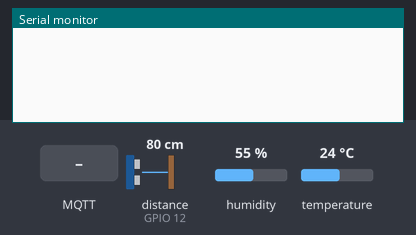
The sketch below on a simulated ESP32. Shown: the last lines printed to the serial monitor. The test bench sets the inputs (shaded band); at power-on: distance to the obstacle (sensor on GPIO 12) 80 cm, humidity 55 %, temperature 24 °C. The echo pulse lasts 58.3 µs per cm; WiFi joins after 1.5 s; servers stay silent unless stated; random numbers use the default seed unless the sketch sets one; no MQTT or app messages arrive unless stated.

Above: at 2.7 s.
2.8 s: MQTT message "L" arrives on the first subscribed topic
At 3.9 s:
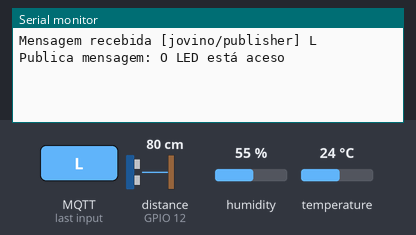
4.4 s: MQTT message "l" arrives on the first subscribed topic
At 5.7 s:
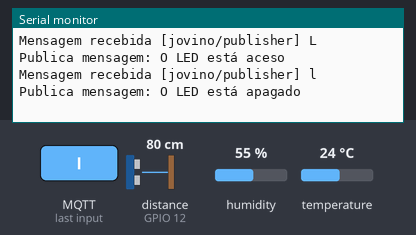
6.2 s: MQTT message "1" arrives on the first subscribed topic
At 7.6 s:
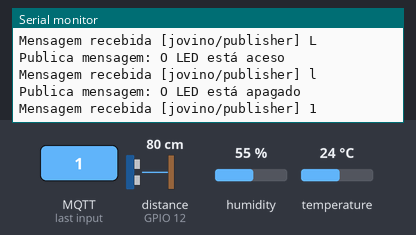
8.0 s: MQTT message "on" arrives on the first subscribed topic
At 9.6 s:
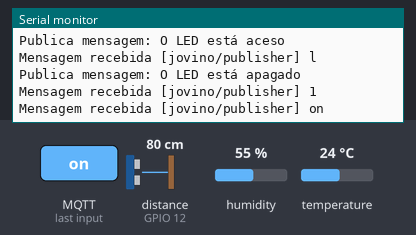
9.9 s: MQTT message "off" arrives on the first subscribed topic
At 11.5 s:
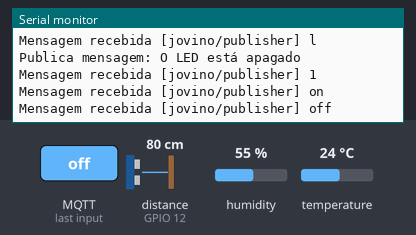

Measured:
- after the input at 2.8 s, the serial monitor: prints a new line after 0.11 s (image 1)
- after the input at 4.4 s, the serial monitor: prints a new line after 0.35 s (image 2)
- after the input at 6.2 s, the serial monitor: prints a new line after 0.40 s (image 3)
- after the input at 8.0 s, the serial monitor: prints a new line after 0.42 s (image 4)
- after the input at 9.9 s, the serial monitor: prints a new line after 0.36 s (image 5)

The sketch:

MQTT.ino
```cpp
#include <WiFi.h>
#include <PubSubClient.h>
#include <Ultrasonic.h>
#include <DHT.h>

// Credenciais da rede Wi-Fi
const char* ssid = "Jovino";
const char* password = "benicio123";
// Endereço do servidor MQTT
const char* mqtt_server = "broker.hivemq.com";

// Objetos para gerenciar a conexão Wi-Fi e MQTT
WiFiClient espClient;
PubSubClient client(espClient);
// Variável para controle do tempo da última mensagem
unsigned long lastMsg = 0;
// Buffer para armazenar as mensagens MQTT
#define MSG_BUFFER_SIZE (50)
char msg[MSG_BUFFER_SIZE];

// Pinos para o sensor ultrassônico
int echo = 12;
int trig = 14;
// Objeto do sensor ultrassônico
Ultrasonic ultrassom(trig, echo);

// Pino para o LED
int pin_led = 2;

// Variáveis para medição e controle do sensor ultrassônico
unsigned long tempo;
float distancia;
float Tmax = 50;

// Configuração do sensor DHT
#define DHTPIN 4
#define DHTTYPE DHT11
DHT dht(DHTPIN, DHTTYPE);

// Função para configurar a conexão Wi-Fi
void setup_wifi() {
  delay(10);

  // Configuração do modo Wi-Fi e início da conexão
  WiFi.mode(WIFI_STA);
  WiFi.begin(ssid, password);

  // Aguarda até a conexão ser estabelecida
  while (WiFi.status() != WL_CONNECTED) {
    delay(500);
  }

  // Inicialização da semente para geração de números aleatórios
  randomSeed(micros());
}

// Função para reconectar ao servidor MQTT em caso de desconexão
void reconnect() {
  while (!client.connected()) {
    // Geração de um ID de cliente único
    String clientId = "JOVINO_MQTT";
    clientId += String(random(0xffff), HEX);

    // Tenta reconectar ao servidor MQTT
    if (client.connect(clientId.c_str())) {
      // Subscreve ao tópico para receber mensagens
      client.subscribe("jovino/publisher");
    } else {
      // Aguarda antes de tentar novamente
      delay(5000);
    }
  }
}

// Função para realizar a leitura do sensor ultrassônico e publicar a distância no tópico MQTT
void ultrassonico() {
  distancia = ultrassom.Ranging(CM);

  // Cálculo da percentagem em relação à distância máxima
  float percentMax = (distancia / Tmax) * 100;

  // Formatação da mensagem e publicação no tópico MQTT
  sprintf(msg, "%f", percentMax);
  client.publish("jovino/sommm", msg);
  delay(100);
}

// Callback chamada quando uma mensagem MQTT é recebida
void callback(char* topic, byte* payload, unsigned int length) {
  Serial.print("Mensagem recebida [");
  Serial.print(topic);
  Serial.print("] ");

  // Impressão do conteúdo da mensagem recebida
  for (int i = 0; i < length; i++) {
    Serial.print((char)payload[i]);
  }

  Serial.println();

  // Controle do LED com base na mensagem recebida
  if ((char)payload[0] == 'L') {
    digitalWrite(pin_led, HIGH);
    snprintf (msg, MSG_BUFFER_SIZE, "O LED está aceso");
    Serial.print("Publica mensagem: ");
    Serial.println(msg);
    client.publish("jovino/led", msg);
  }

  if ((char)payload[0] == 'l') {
    digitalWrite(pin_led, LOW);
    snprintf (msg, MSG_BUFFER_SIZE, "O LED está apagado");
    Serial.print("Publica mensagem: ");
    Serial.println(msg);
    client.publish("jovino/led", msg);
  }
}

// Função para realizar a leitura do sensor DHT e publicar umidade e temperatura nos tópicos MQTT correspondentes
void umidade_temp() {
  // Leitura da umidade
  float umidade = dht.readHumidity();

  // Formatação da mensagem e publicação no tópico MQTT
  sprintf(msg, "%f", umidade);
  client.publish("jovino/umidade", msg);

  // Leitura da temperatura e cálculo do índice de calor
  float temperatura = dht.readTemperature();
  float hic = dht.computeHeatIndex(temperatura, umidade, false);

  // Formatação da mensagem e publicação no tópico MQTT
  sprintf(msg, "%f", hic);
  client.publish("jovino/temperatura", msg);
}

// Configurações iniciais: pinos, conexão Wi-Fi e servidores MQTT
void setup() {
  // Configuração dos modos dos pinos
  pinMode(trig, OUTPUT);
  pinMode(echo, INPUT);
  pinMode(pin_led, INPUT);

  // Configuração da conexão Wi-Fi, do servidor MQTT e do callback
  setup_wifi();
  client.setServer(mqtt_server, 1883);
  client.setCallback(callback);
}

// Loop principal: leitura dos sensores, verificação da conexão MQTT e execução do loop do cliente MQTT
void loop() {
  // Leitura do sensor ultrassônico
  ultrassonico();

  // Leitura do sensor DHT
  umidade_temp();

  // Verificação da conexão MQTT e execução do loop do cliente MQTT
  if (!client.connected()) {
    reconnect();
  }

  client.loop();

  // Aguarda antes de realizar a próxima iteração do loop
  delay(500);
}
```
